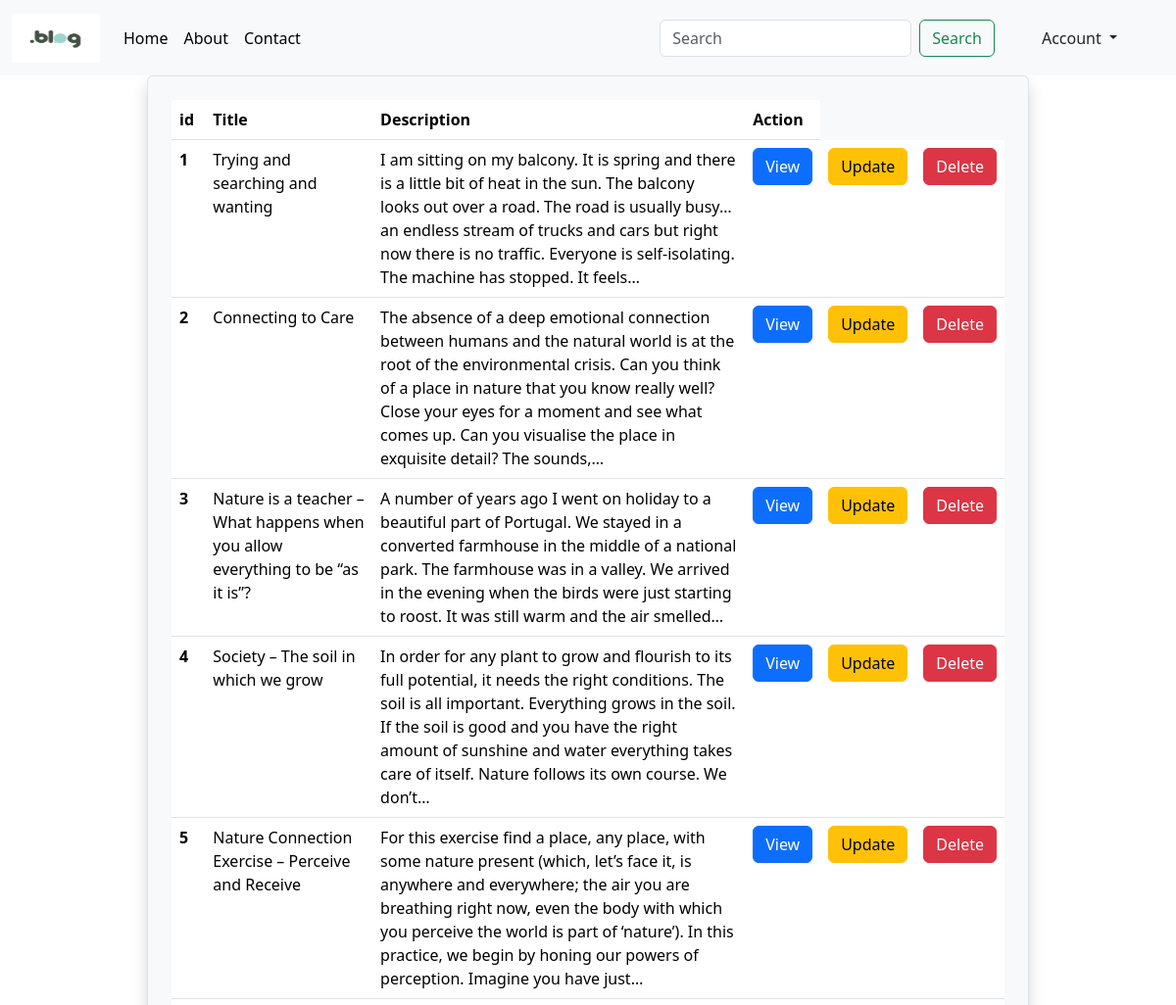
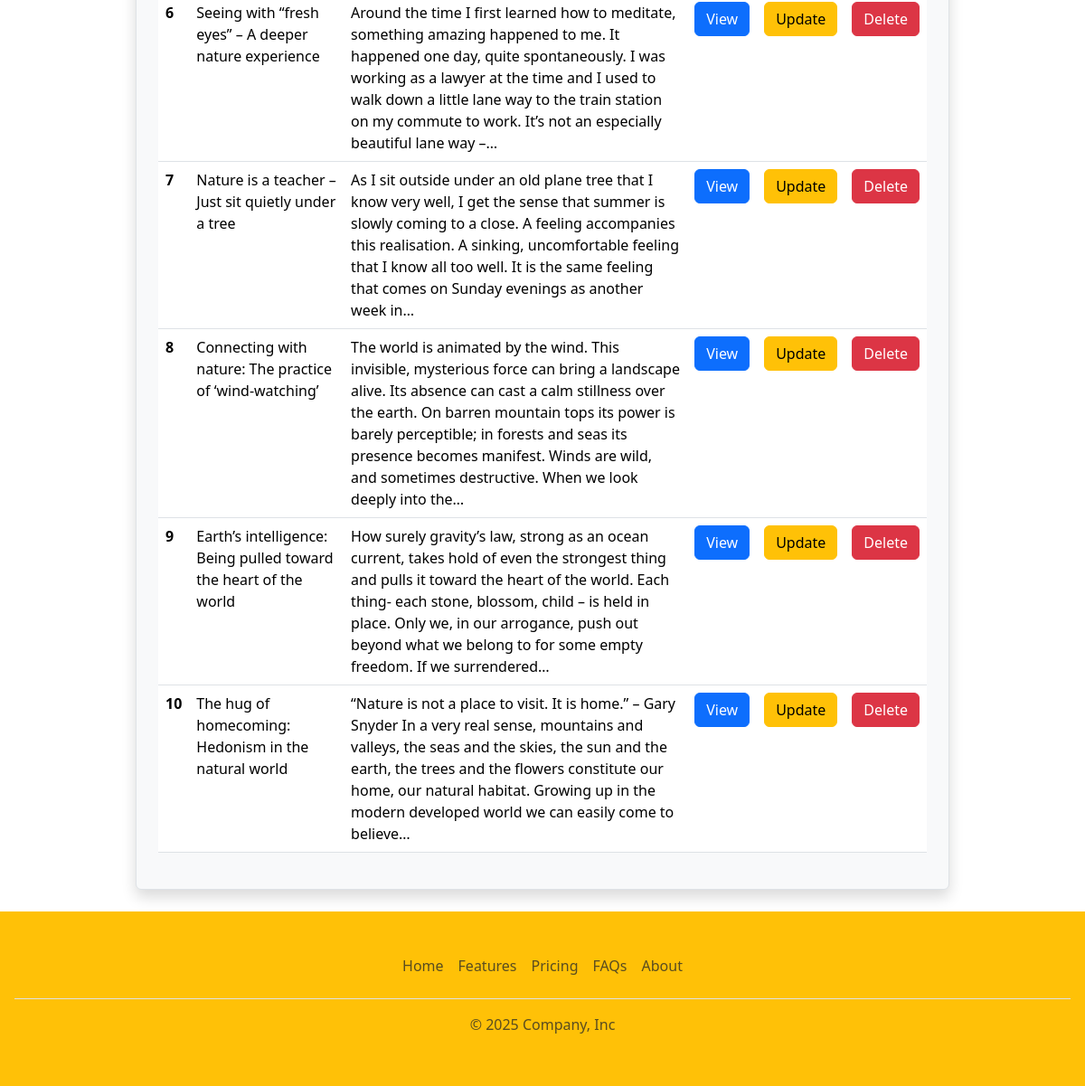
Page /user-blogs (signed in) on the committed database (2 pictures, top to bottom).
### models.py (models this page shows)
class Blog(db.Model):
    id = db.Column(db.Integer, primary_key=True)
    title = db.Column(db.String(200), nullable=False)
    description = db.Column(db.Text, nullable=False)
    user_id = db.Column(db.Integer, db.ForeignKey('user.id',name='fk_user_id'), nullable=True)
    image = db.Column(db.String(100))

### app.py (the view)
@login_required
@app.route('/user-blogs')
def user_blogs():
    blogs= Blog.query.filter_by(user_id= current_user.id).all()
    return render_template('user_blogs.html',blogs=blogs)

### app.py (called while the page is built)
@login_manager.user_loader
def load_user(user_id):
    return User.query.get(int(user_id))

### templates/user_blogs.html
{% extends "base.html" %}
{% block content%}
{% if blogs %}
<div class="d-flex justify-content-center ">
    <div class="p-4 w-75 h-50 border rounded shadow bg-light">
    <table class="table">
  <thead>
    <tr>
      <th scope="col">id</th>
      <th scope="col">Title</th>
      <th scope="col">Description</th>
      <th scope="col">Action</th>
    </tr>
  </thead>
    {% for blog in blogs %}
        <tbody>
            <tr>
            <th scope="row">{{loop.index}}</th>
            <td>{{blog.title}}</td>
            <td>{{blog.description}}</td>
            <td><a class="btn btn-primary" href="{{ url_for('view_blog',id=blog.id) }}" role="button">View</a></td>
            <td><a class="btn btn-warning" href="{{ url_for('update_blog',id=blog.id) }}" role="button">Update</a></td>
            <td><a class="btn btn-danger" href="{{ url_for('delete_blog',id=blog.id) }}" role="button">Delete</a></td>
            </tr>
        </tbody>
    {% endfor %}
</table>
</div>
</div>
{% else %}
<p> No Blogs Founds</p>
{% endif %}
{% endblock %}

### templates/base.html (style rules this page uses)
html, body { height: 100%; margin: 0; }

### rows in the picture
Blog: title "Trying and searching and wanting", description "I am sitting on my balcony. It is spring and there is a little bit of heat in the sun. The balcony looks out over a road. The road is usually busy… an endless stream of trucks and cars but right now there is no traffic. Everyone is self-isolating. The machine has stopped. It feels…"
Blog: title "Connecting to Care", description "The absence of a deep emotional connection between humans and the natural world is at the root of the environmental crisis. Can you think of a place in nature that you know really well? Close your eyes for a moment and see what comes up. Can you visualise the place in exquisite detail? The sounds,…"
Blog: title "Nature is a teacher – What happens when you allow everything to be “as it is”?", description "A number of years ago I went on holiday to a beautiful part of Portugal. We stayed in a converted farmhouse in the middle of a national park. The farmhouse was in a valley. We arrived in the evening when the birds were just starting to roost. It was still warm and the air smelled…"
Blog: title "Society – The soil in which we grow", description "In order for any plant to grow and flourish to its full potential, it needs the right conditions. The soil is all important. Everything grows in the soil. If the soil is good and you have the right amount of sunshine and water everything takes care of itself. Nature follows its own course. We don’t…"
Blog: title "Nature Connection Exercise – Perceive and Receive", description "For this exercise find a place, any place, with some nature present (which, let’s face it, is anywhere and everywhere; the air you are breathing right now, even the body with which you perceive the world is part of ‘nature’). In this practice, we begin by honing our powers of perception. Imagine you have just…"
Blog: title "Seeing with “fresh eyes” – A deeper nature experience", description "Around the time I first learned how to meditate, something amazing happened to me. It happened one day, quite spontaneously. I was working as a lawyer at the time and I used to walk down a little lane way to the train station on my commute to work. It’s not an especially beautiful lane way –…"
Blog: title "Nature is a teacher – Just sit quietly under a tree", description "As I sit outside under an old plane tree that I know very well, I get the sense that summer is slowly coming to a close. A feeling accompanies this realisation. A sinking, uncomfortable feeling that I know all too well. It is the same feeling that comes on Sunday evenings as another week in…"
Blog: title "Connecting with nature: The practice of ‘wind-watching’", description "The world is animated by the wind. This invisible, mysterious force can bring a landscape alive. Its absence can cast a calm stillness over the earth. On barren mountain tops its power is barely perceptible; in forests and seas its presence becomes manifest. Winds are wild, and sometimes destructive. When we look deeply into the…"
Blog: title "Earth’s intelligence: Being pulled toward the heart of the world", description "How surely gravity’s law, strong as an ocean current, takes hold of even the strongest thing and pulls it toward the heart of the world. Each thing- each stone, blossom, child – is held in place. Only we, in our arrogance, push out beyond what we belong to for some empty freedom. If we surrendered…"
Blog: title "The hug of homecoming: Hedonism in the natural world", description "“Nature is not a place to visit. It is home.” – Gary Snyder In a very real sense, mountains and valleys, the seas and the skies, the sun and the earth, the trees and the flowers constitute our home, our natural habitat. Growing up in the modern developed world we can easily come to believe…"
